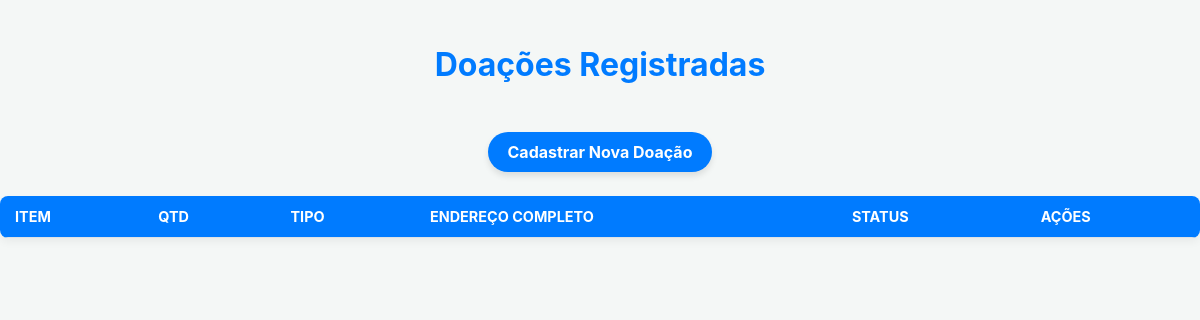
/, run on an earlier commit of the app's database.
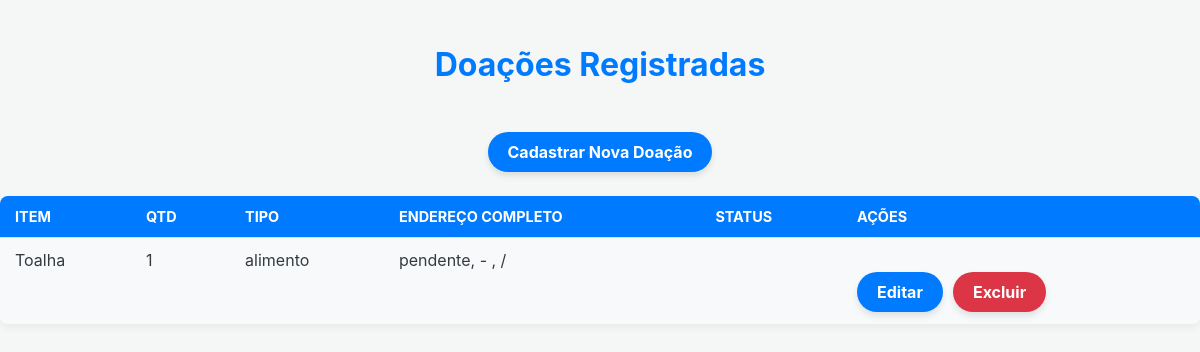
And on a later commit of the database.
### tables this page shows
CREATE TABLE doacoes(
    id INTEGER PRIMARY KEY AUTOINCREMENT,
    item TEXT,
    quantidade INTEGER,
    tipo TEXT,
    endereco TEXT,
    status TEXT
    );

### app/routers/doacoes.py (the view)
@router.get("/")
def listar(request: Request):
    doacoes = listar_doacoes()
    return templates.TemplateResponse("index.html", {"request": request, "doacoes": doacoes})

### app/templates/index.html (shortened to what this page needs)
<!DOCTYPE html>
<html lang="pt-BR">
<head>
    <link rel="stylesheet" href="/static/style.css">
</head>
<body>
    <h1>Doações Registradas</h1>
    <a href="/cadastro" class="botao">Cadastrar Nova Doação</a>
    <table>
        <tr>
            <th>Item</th>
            <th>Qtd</th>
            <th>Tipo</th>
            <th>Endereço Completo</th>
            <th>Status</th>
            <th>Ações</th>
        </tr>
        {% for d in doacoes %}
        <tr>
            <td>{{ d[1] }}</td>
            <td>{{ d[2] }}</td>
            <td>{{ d[3] }}</td>
            <td>
                {{ d[5] }}, {{ d[6] }}
                - {{ d[8] }}, {{ d[9] }}/{{ d[10] }}
            </td>
            <td>{{ d[11] }}</td>
            <td>
                <a href="/editar/{{ d[0] }}" class="botao botao-editar">Editar</a>
                <a href="/excluir/{{ d[0] }}" class="botao botao-excluir"
                   style="background-color: #dc3545;"
                   onclick="return confirm('Deseja realmente excluir?')">Excluir</a>
            </td>
        </tr>
        {% endfor %}
    </table>
</body>
</html>

### app/static/style.css (style rules this page uses)
:root { --cor-primaria: #007bff; --cor-secundaria: #28a745; --cor-alerta: #ffc107; --cor-erro: #dc3545; --cor-voltar: #6c757d; --cor-fundo-claro: #f4f7f6; --cor-fundo-card: #ffffff; --cor-borda: #dee2e6; --cor-texto: #343a40; --fonte-principal: 'Inter', sans-serif; --espacamento-padrao: 1.5rem; --borda-raio: 8px; --sombra-card: 0 4px 8px rgba(0, 0, 0, 0.05); }
body { font-family: var(--fonte-principal); background-color: var(--cor-fundo-claro); color: var(--cor-texto); margin: 0; padding: var(--espacamento-padrao) 0; display: flex; flex-direction: column; align-items: center; min-height: 100vh; }
h1 { color: var(--cor-primaria); text-align: center; margin-bottom: var(--espacamento-padrao); padding: 0 15px; font-size: 2rem; }
.botao { display: inline-block; padding: 10px 20px; margin-top: 1.5rem; font-size: 1rem; font-weight: bold; text-align: center; text-decoration: none; cursor: pointer; border-radius: 50px; border: none; transition: all 0.3s ease; box-shadow: 0 4px 6px rgba(0, 0, 0, 0.1); }
.botao[type="submit"], .botao:not(.botao-voltar):not(.botao-excluir):not(.botao-editar) { background-color: var(--cor-primaria); color: white; }
.botao-excluir { background-color: var(--cor-erro); color: white; margin-left: 5px; }
.botao-editar { background-color: var(--cor-primaria); color: white; }
table { width: 100%; max-width: 1200px; border-collapse: collapse; margin-top: var(--espacamento-padrao); background-color: var(--cor-fundo-card); border-radius: var(--borda-raio); overflow: hidden; box-shadow: var(--sombra-card); }
th, td { padding: 12px 15px; text-align: left; border-bottom: 1px solid var(--cor-borda); vertical-align: top; }
th { background-color: var(--cor-primaria); color: white; font-weight: 700; text-transform: uppercase; font-size: 0.9rem; }
tr:nth-child(even) { background-color: #f8f9fa; }
tr:last-child td { border-bottom: none; }
table td:last-child { white-space: nowrap; display: flex; gap: 5px; padding-top: 10px; }

What changed in the data, as far as the page shows it:
added doacoes: item "Toalha", quantidade "1", tipo "alimento", status "pendente"
